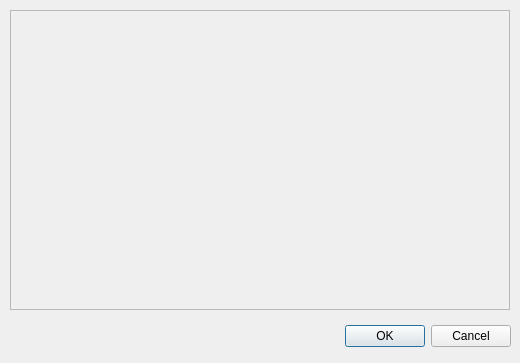
<?xml version="1.0" encoding="UTF-8"?>
<ui version="4.0">
 <class>Dialog</class>
 <widget class="QDialog" name="Dialog">
  <property name="geometry">
   <rect>
    <x>0</x>
    <y>0</y>
    <width>520</width>
    <height>363</height>
   </rect>
  </property>
  <property name="windowTitle">
   <string>Dialog</string>
  </property>
  <widget class="QDialogButtonBox" name="buttonBox">
   <property name="geometry">
    <rect>
     <x>70</x>
     <y>320</y>
     <width>441</width>
     <height>32</height>
    </rect>
   </property>
   <property name="orientation">
    <enum>Qt::Horizontal</enum>
   </property>
   <property name="standardButtons">
    <set>QDialogButtonBox::Cancel|QDialogButtonBox::Ok</set>
   </property>
  </widget>
  <widget class="QFrame" name="frame">
   <property name="geometry">
    <rect>
     <x>10</x>
     <y>10</y>
     <width>500</width>
     <height>300</height>
    </rect>
   </property>
   <property name="frameShape">
    <enum>QFrame::StyledPanel</enum>
   </property>
   <property name="frameShadow">
    <enum>QFrame::Raised</enum>
   </property>
  </widget>
 </widget>
 <resources/>
 <connections>
  <connection>
   <sender>buttonBox</sender>
   <signal>accepted()</signal>
   <receiver>Dialog</receiver>
   <slot>accept()</slot>
   <hints>
    <hint type="sourcelabel">
     <x>248</x>
     <y>254</y>
    </hint>
    <hint type="destinationlabel">
     <x>157</x>
     <y>274</y>
    </hint>
   </hints>
  </connection>
  <connection>
   <sender>buttonBox</sender>
   <signal>rejected()</signal>
   <receiver>Dialog</receiver>
   <slot>reject()</slot>
   <hints>
    <hint type="sourcelabel">
     <x>316</x>
     <y>260</y>
    </hint>
    <hint type="destinationlabel">
     <x>286</x>
     <y>274</y>
    </hint>
   </hints>
  </connection>
 </connections>
</ui>
